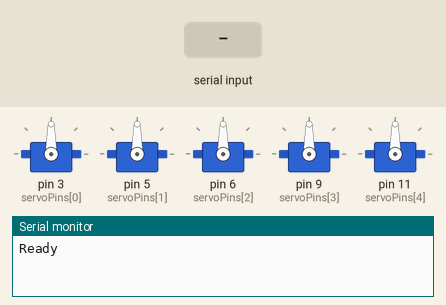
This sketch was run on a simulated Arduino Uno, built with avr-gcc and run on an emulated ATmega328P. On the bench: 5 × servo, the last lines printed to the serial monitor. The test bench sets the inputs (shaded band).

Above: at 3.2 s.
3.3 s: "90,45\n" received over Serial
At 4.8 s:
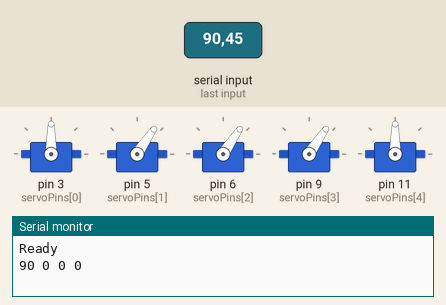
6.3 s: "30,150\n" received over Serial
At 8.27 s:
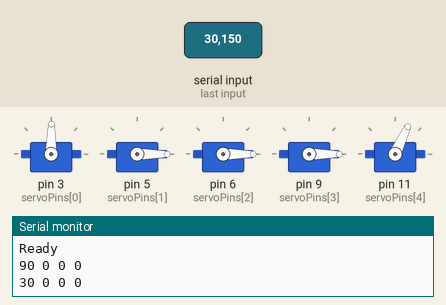
9.3 s: "5\n" received over Serial
15.3 s: "200\n" received over Serial
At 23.1 s:
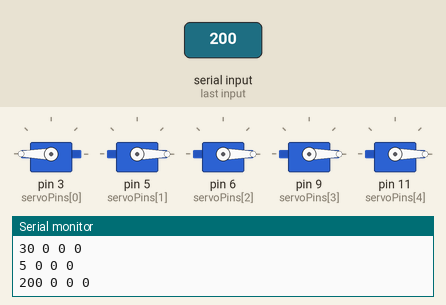
Timing chart, 0 to 24.6 s (numbered marks = the images above; inputs shaded):
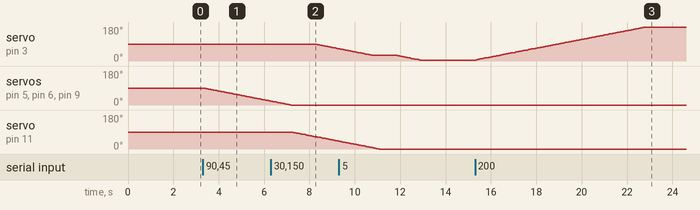

The sketch:

ArmController.ino
```cpp
#include <VarSpeedServo.h>

String inputString = "";    // a String to hold incoming data
bool inputComplete = false; // whether the string is complete

const int SERVO_SPEED_MAX = 15; // maximum speed of the servos
const int SERVO_COUNT = 5;
const int JOINT_COUNT = SERVO_COUNT - 1;
const int GRIPPER_INDEX = SERVO_COUNT - 1;           // maximum number of angles to load
const int servoPins[SERVO_COUNT] = {3, 5, 6, 9, 11}; // pins for the servos
VarSpeedServo servos[SERVO_COUNT];                   // array of VarSpeedServo objects
int angles[SERVO_COUNT];                             // array to store the loaded angles
char sepChar = ' ';                                  // character used to separate the angles

void setup()
{
  Serial.begin(9600);
  inputString.reserve(200);
  for (int i = 0; i < SERVO_COUNT; i++)
  {
    servos[i].attach(servoPins[i]);
    servos[i].write(90, SERVO_SPEED_MAX, false);
  }
  delay(2000);
  Serial.println("Ready");
}

void loop()
{
  if (inputComplete)
  {
    updateServos();
    inputString = "";
    inputComplete = false;
  }
}

void updateServos()
{
  int startIndex = 0;
  int endIndex = inputString.indexOf(sepChar);
  for (int i = 0; i < SERVO_COUNT; i++)
  {
    if (endIndex == -1)
    {
      angles[i] = inputString.substring(startIndex).toInt();
      break;
    }
    else
    {
      angles[i] = inputString.substring(startIndex, endIndex).toInt();
      startIndex = endIndex + 1;
      endIndex = inputString.indexOf(sepChar, startIndex);
    }
  }

  for (int i = 0; i < JOINT_COUNT; i++)
  {
    Serial.print(angles[i]);
    Serial.print(' ');
    servos[i].write(angles[i], SERVO_SPEED_MAX, false);
  }

  bool wait = true;
  int time = 0;
  while (wait && time <5000)
  {
//    break;
    wait = false;
    for (int i = 0; i < JOINT_COUNT; i++)
    {
      if (servos[i].read() != angles[i])
        wait = true;
    }
    delay(50);
    time += 50;
  }

  servos[GRIPPER_INDEX].write(angles[GRIPPER_INDEX], SERVO_SPEED_MAX, false);
  delay(1000);

  Serial.println();
}

void serialEvent()
{
  while (Serial.available())
  {
    char inChar = (char)Serial.read();
    if (inChar != '\n')
      inputString += inChar;
    else
      inputComplete = true;
  }
}
```

Measured:
- after the input at 3.3 s, servo on pin 5 (servoPins[1]): moves from 90° to 21° over 2.9 s, starting after 0.05 s; servo on pin 6 (servoPins[2]), servo on pin 9 (servoPins[3]): moves from 90° to 21° over 2.9 s, starting after 0.06 s
- after the input at 6.3 s, servo on pin 3 (servoPins[0]): moves from 90° to 65° over 1.0 s, starting after 1.9 s
- after the input at 15.3 s, servo on pin 3 (servoPins[0]): moves from 5° to 180° over 7.5 s, starting after 0.05 s
